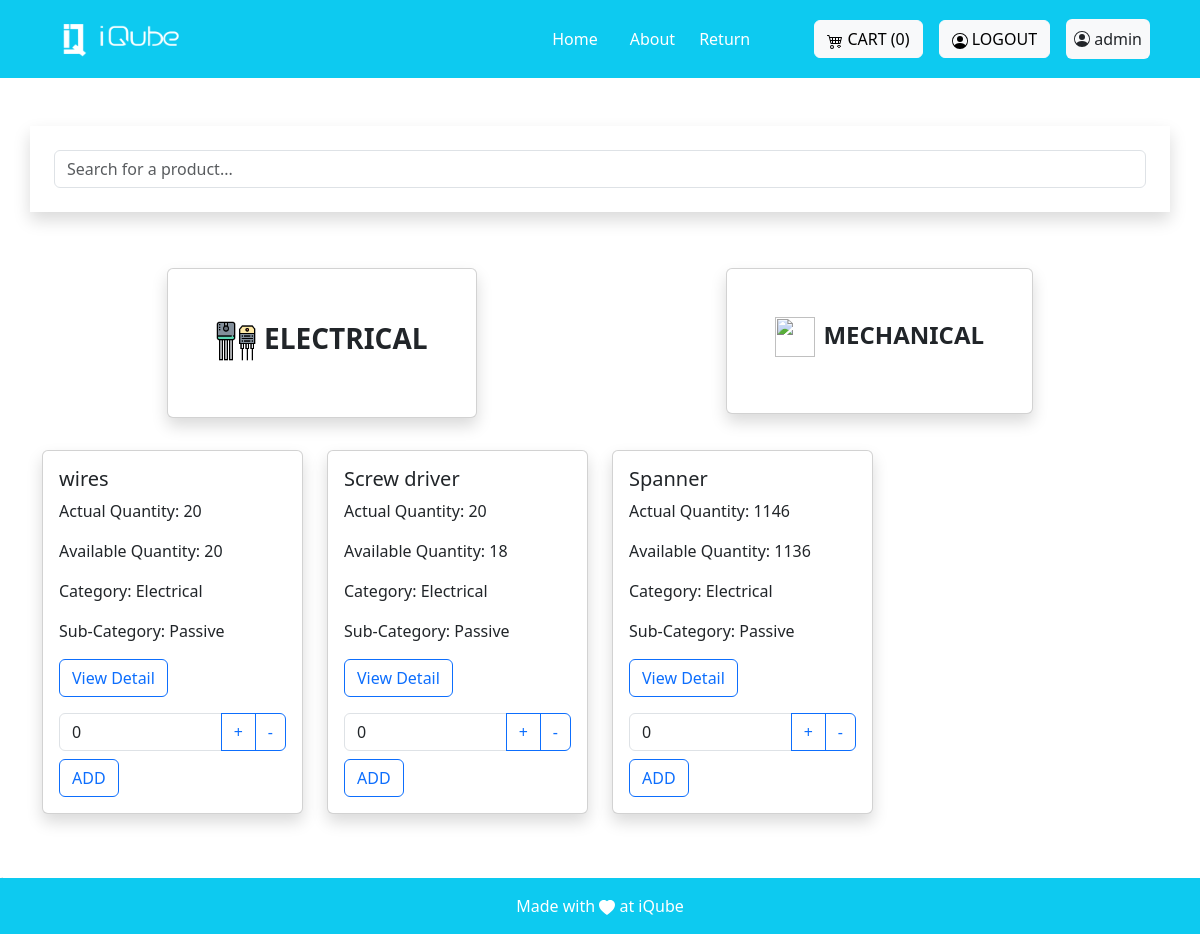
Screenshot of /electrical/ (signed in) with the database file from the repository.
### invention/models.py (models this page shows, shortened)
class Product(models.Model):
    name=models.CharField(max_length=255)
    decription=models.CharField(max_length=100)
    actual_count=models.PositiveIntegerField()
    available_count=models.PositiveIntegerField()
    dummy_count = models.PositiveIntegerField(default = 0)
    category= models.ForeignKey('Category', on_delete=models.CASCADE)
    sub_category = models.ForeignKey('SubCategory', on_delete = models.CASCADE)
    created_at = models.DateTimeField(auto_now=True)
    image = models.ImageField(upload_to='images', blank=True)
    actual_price = models.DecimalField(max_digits = 10,decimal_places = 5)
    available_price = models.DecimalField(max_digits = 10,decimal_places = 5)
    unit_price = models.DecimalField(max_digits = 10,decimal_places = 5)
    is_active = models.BooleanField(default = True)
    created_by = models.ForeignKey(User, on_delete=models.CASCADE)

class Category(models.Model):
    name=models.CharField(max_length=25)
    created_by = models.ForeignKey(User, on_delete=models.CASCADE)
    created_at=models.DateTimeField(auto_now=True)
    class Meta:
        verbose_name_plural = 'Categories'
    def __str__(self):
        return str(self.name)

class SubCategory(models.Model):
    name_sub=models.CharField(max_length=25)
    category = models.ForeignKey('Category', on_delete=models.CASCADE)
    created_by = models.ForeignKey(User, on_delete=models.CASCADE)
    created_at=models.DateTimeField(auto_now=True)

### invention/views.py (the view)
# urls.py: path('electrical/', views.electrical_view, name='electrical'),
@login_required(login_url='login')
def electrical_view(request):
     products = Product.objects.all()
     cart=Cart.objects.filter(created_by=request.user)
     count = cart.count()
     return render(request, 'core/electrical.html', {'products': products, 'count':count,})

### invention/templates/core/electrical.html (shortened to what this page needs)
{% extends "base.html" %}
{% load static %}
{% block base %}
<div class="container p-4 shadow mb-5 mt-5" id="search">
  <input type="text" id="searchInput" class="form-control" placeholder="Search for a product...">
</div>
<div class="container my-4" id="productsContainer">
  <div class="d-flex flex-row bd-highlight  justify-content-around mb-4">
    <div class="p-2 bd-highlight fs-3 text-uppercase fw-semibold">
      <div class="card shadow">
        <div class="card-title p-5 "><a href="{% url 'electrical' %}" class="text-decoration-none text-dark mr-3"><span><img src="{% static 'images/transistor.png' %}" alt="" width="40" height="40"></span>Electrical</a></div>
      </div>
    </div>
    <div class="p-2 bd-highlight fs-4 text-uppercase fw-semibold">
      <div class="card  shadow">
        <div class="card-title p-5"><a href="{% url 'mechanical' %}" class="text-decoration-none text-dark"><span class="mr-2"><img src="{% static 'images/wrench.png' %}" alt="" width="40" height="40"></span>Mechanical</a></div>
      </div>
    </div>
  </div>
  <div class="row row-cols-1 row-cols-md-4 g-4" id="productList">
    {% for product in products %}
      {% if product.is_active and product.category.name == 'Electrical' %}
          <div class="col product-card">
            <div class="card shadow">
              <div class="card-body">
                <h5 class="card-title">{{ product.name }}</h5>
                <p class="card-text">Actual Quantity: {{ product.actual_count }}</p>
                <p class="card-text">Available Quantity: {{ product.available_count }}</p>
                <p class="card-textss">Category: {{ product.category }}</p>
                <p class="card-texts">Sub-Category: {{product.sub_category.name_sub}} </p>
                <a href="{% url 'Product_description' product.id %}" class="btn btn-outline-primary">View Detail</a>
                <form action="{% url 'add_to_cart' product.id %}" method="post" class="mt-3" onsubmit="return validateForm(this, {{ product.available_count }})" onsubmit="return validateForm(this, {{ product.dummy_count }})">
                  <div class="input-group">
                    <input type="number" class="form-control" min="0" value="0" name="count">
                    <button class="btn btn-outline-primary" type="button" onclick="increment(this)">+</button>
                    <button class="btn btn-outline-primary" type="button" onclick="decrement(this)">-</button>
                  </div>
                  <button class="btn btn-outline-primary mt-2" type="submit">ADD</button>
                </form>
              </div>
            </div>
          </div>
      {% endif %}
    {% endfor %}
  </div>
</div>
<div class="mb-5 mt-5">
  .
</div>
{% endblock %}

### invention/templates/base.html (shortened to what this page needs)
{% load static %}
<!DOCTYPE html>
<html lang="en">
<head>
    <link href="https://cdn.jsdelivr.net/npm/bootstrap@5.3.2/dist/css/bootstrap.min.css" rel="stylesheet"
>
</head>
<body>
    <nav class="sticky-top navbar navbar-expand-lg navbar-dark bg-info p-3">
    <div class="container">
            <a class="navbar-brand" href="#">
                <img src="{% static 'images/logo-white.png' %}" alt="Logo" height="36" width="150">
            </a>
            <div class="collapse navbar-collapse justify-content-end" id="navbarNav">
                <ul class="navbar-nav mx-5">
                    <li class="nav-item mx-2">
                        <a class="nav-link active" href="{% url 'Home'%}">Home</a>
                    </li>
                    <li class="nav-item mx-2">
                        <a class="nav-link active" href="{% url 'About' %}">About</a>
                    </li>
                    <li>
                        <a href="/return_form" class="nav-link active">Return</a>
                    </li>
                </ul>
            </div>
            <div class="mt-3 mt-lg-0 mx-2">
                <a class="btn btn-light" href="{% url 'view_cart' %}">
                    CART ({{count}})
                </a>
            </div>
            {% if not user.is_authenticated %}
            <div class="mt-3 mt-lg-0 mx-2">
                <a class="btn btn-light" href="{% url "social:begin" 'azuread-tenant-oauth2' %}">
                    <svg xmlns="http://www.w3.org/2000/svg" width="16" height="16" fill="currentColor" class="bi bi-person-circle" viewBox="0 0 16 16">
                    <path d="M11 6a3 3 0 1 1-6 0 3 3 0 0 1 6 0"/>
                        <path fill-rule="evenodd" d="M0 8a8 8 0 1 1 16 0A8 8 0 0 1 0 8m8-7a7 7 0 0 0-5.468 11.37C3.242 11.226 4.805 10 8 10s4.757 1.225 5.468 2.37A7 7 0 0 0 8 1"/>
                    </svg>
                    LOGIN
                </a>
            </div>
            {% else %}
            <div class="mt-3 mt-lg-0 mx-2">
                <a class="btn btn-light" href="{% url 'logout' %}">
                    LOGOUT
                </a>
            </div>
            <div class="mt-1 mt-lg-0 mx-2 p-2 rounded bg-light">
                    {{request.user.username}}
            </div>
            {% endif %}
        </div>
    </nav>
    <main>
        <div>
            {% block base %}{% endblock %}
        </div>
    </main>
    <footer class="bg-light text-center text-lg-start fixed-bottom">
        <div class="text-center p-2 bg-info p-3" style=" color: white;">
            <div>Made with
                <svg xmlns="http://www.w3.org/2000/svg" width="16" height="16" fill="currentColor"
                    class="bi bi-heart-fill" viewBox="0 0 16 16">
                    <path fill-rule="evenodd"
                        d="M8 1.314C12.438-3.248 23.534 4.735 8 15-7.534 4.736 3.562-3.248 8 1.314z" />
                </svg>
               at iQube
            </div>
        </div>
    </footer>
</body>
</html>
{% load sweetify %}

### invention/templates/base.html (style rules this page uses)
html { scroll-behavior:smooth; }

### rows the page displays
Product: name "wires", actual_count "20", available_count "20", category "Electrical", sub_category.name_sub "Passive"
Product: name "Screw driver", actual_count "20", available_count "18", category "Electrical", sub_category.name_sub "Passive"
Product: name "Spanner", actual_count "1146", available_count "1136", category "Electrical", sub_category.name_sub "Passive"

### other values shown
{{ count }} "0"
{{ request.user.username }} "admin"
